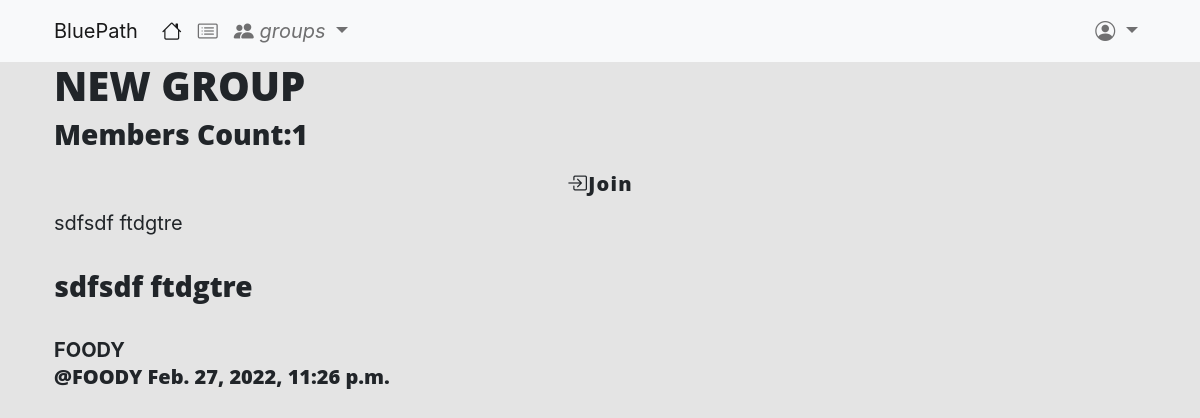
The page /groups/post/in/new-group/ on the database as committed earlier.
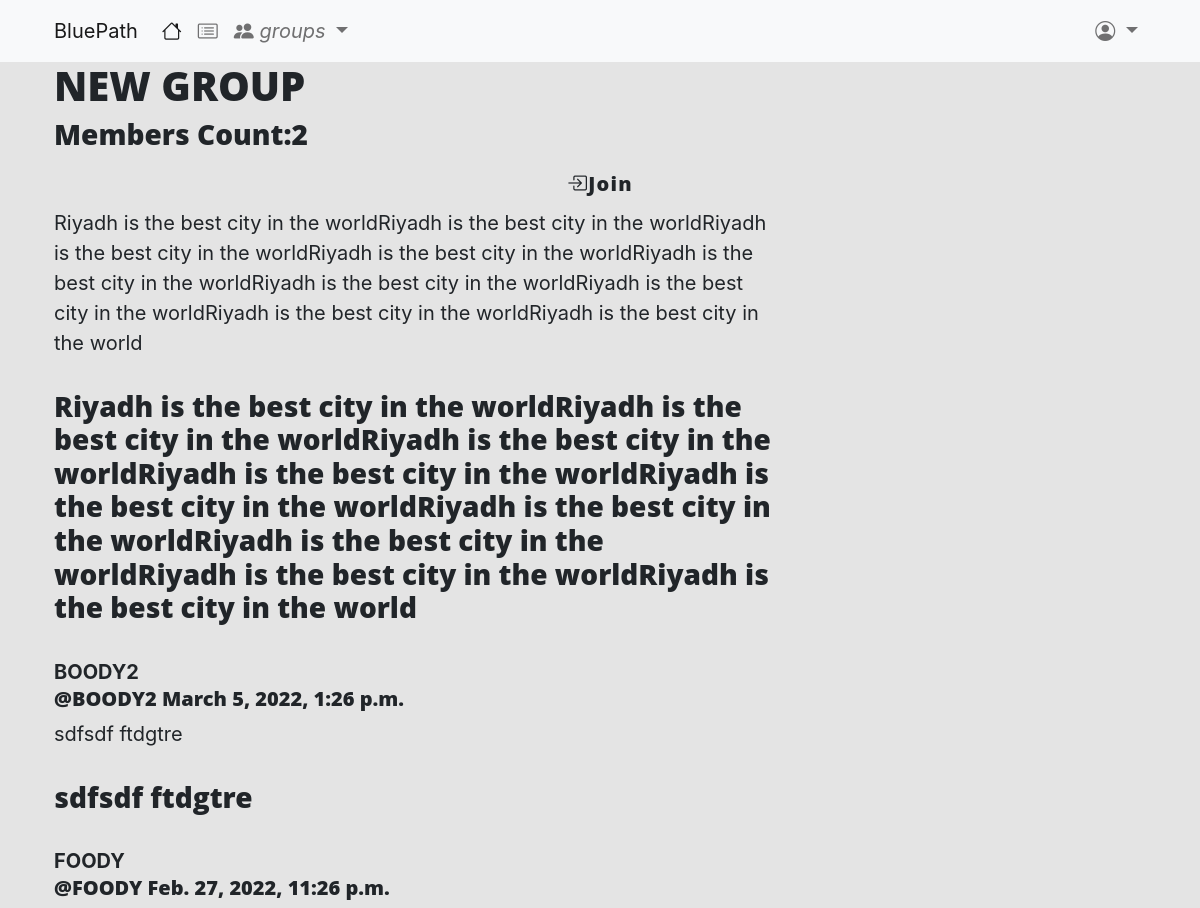
The same page on the database as committed later.
### groups/models.py (models this page shows, shortened)
class Group(models.Model):
    name = models.CharField(max_length=255, unique=True)
    slug = models.SlugField(allow_unicode=True, unique=True)
    description = models.TextField(blank=True, default="")
    description_html = models.TextField(editable=False, default="", blank=True)
    members = models.ManyToManyField(User, through='GroupMember')
    class Meta():
        ordering = ['name']

### posts/models.py (models this page shows, shortened)
class Post(models.Model):
    user = models.ForeignKey(User, related_name='posts', on_delete=models.CASCADE)
    created_at = models.DateTimeField(auto_now=True)
    message = models.TextField()
    message_html = models.TextField(editable=False)
    group = models.ForeignKey(Group, related_name='posts', on_delete=models.CASCADE, null=True, blank=True )
    def __str__(self):
        return self.message
    class Meta():
        ordering = ['-created_at']
        unique_together = ['user', 'message']

### groups/views.py (the view)
# urls.py: path('post/in/<str:slug>/', views.SingleGroup.as_view(), name='single'),
class SingleGroup(generic.DetailView):
    model = models.Group

### groups/templates/groups/group_detail.html
{% extends 'groups/group_base.html' %}
{% block pregroup %}
    <h1>{{group.name}}</h1>
    <h3>Members Count:{{group.members.count}}</h3>
    {% if user in group.members.all %}
        <a href="{% url 'groups:leave' slug=group.slug %}" class="btn btn-lg btn-fill btn-waring"><i class="bi bi-box-arrow-left"></i>Leave</a>
        {% else %}
        <a href="{% url 'groups:join' slug=group.slug %}" class="btn btn-lg btn-fill btn-waring"><i class="bi bi-box-arrow-in-right"></i>Join</a>
    {% endif %}
{% endblock %}
{% block group_content %}
    <div class="col-md-8">
        {% if group.posts.count == 0 %}
                <h2>No Post</h2>
            {% else %}
            {% for post in group.posts.all %}
                {{post}}
                {% include "posts/_post.html" %}
            {% endfor %}
        {% endif %}
    </div>
{% endblock %}

### posts/templates/posts/_post.html (shortened to what this page needs)
<div class="post media">
    <h3>{{post.message_html|safe}}</h3>
    <div class="media-body">
        <strong>{{post.user.username}}</strong>
        <h5 class="media-heading">
            <span class="username">
                <a href="{% url 'posts:for_user' username=post.user.username %}">@{{post.user.username}}</a>
            </span>
            <time class="time">
                <a href="{% url 'posts:single' username=post.user.username pk=post.pk %}">{{post.created_at}}</a>
            </time>
        </h5>
    </div>
</div>

Rows that differ between the two databases and show on the page:
computed for Group "NEW GROUP": members.count "1" → "2"
added Post: message "Riyadh is the best city in the worldRiyadh is the best city in the worldRiyadh is the best city in the worldRiyadh is the best city in the worldRiyadh is the best city in the worldRiyadh is the best city in the worldRiyadh is the best city in the worldRiyadh is the best city in the worldRiyadh is the best city in the world", message_html "Riyadh is the best city in the worldRiyadh is the best city in the worldRiyadh is the best city in the worldRiyadh is the best city in the worldRiyadh is the best city in the worldRiyadh is the best city in the worldRiyadh is the best city in the worldRiyadh is the best city in the worldRiyadh is the best city in the world", user.username "BOODY2", created_at "March 5, 2022, 1:26 p.m."
